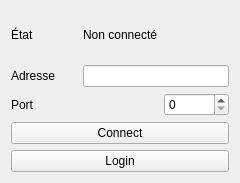
<?xml version="1.0" encoding="UTF-8"?>
<ui version="4.0">
 <class>NetWidget</class>
 <widget class="QWidget" name="NetWidget">
  <property name="geometry">
   <rect>
    <x>0</x>
    <y>0</y>
    <width>240</width>
    <height>183</height>
   </rect>
  </property>
  <property name="windowTitle">
   <string>Form</string>
  </property>
  <layout class="QGridLayout" name="gridLayout">
   <item row="0" column="0">
    <widget class="QLabel" name="label_3">
     <property name="text">
      <string>État</string>
     </property>
    </widget>
   </item>
   <item row="0" column="1">
    <widget class="QLabel" name="labelState">
     <property name="text">
      <string>Non connecté</string>
     </property>
    </widget>
   </item>
   <item row="1" column="0">
    <widget class="QLabel" name="label">
     <property name="text">
      <string>Adresse</string>
     </property>
    </widget>
   </item>
   <item row="1" column="1" colspan="2">
    <widget class="QLineEdit" name="address"/>
   </item>
   <item row="2" column="0">
    <widget class="QLabel" name="label_2">
     <property name="text">
      <string>Port</string>
     </property>
    </widget>
   </item>
   <item row="2" column="2">
    <widget class="QSpinBox" name="port"/>
   </item>
   <item row="3" column="0" colspan="3">
    <widget class="QPushButton" name="buttonConnect">
     <property name="text">
      <string>Connect</string>
     </property>
    </widget>
   </item>
   <item row="4" column="0" colspan="3">
    <widget class="QPushButton" name="buttonLogin">
     <property name="text">
      <string>Login</string>
     </property>
    </widget>
   </item>
  </layout>
 </widget>
 <resources/>
 <connections/>
</ui>
